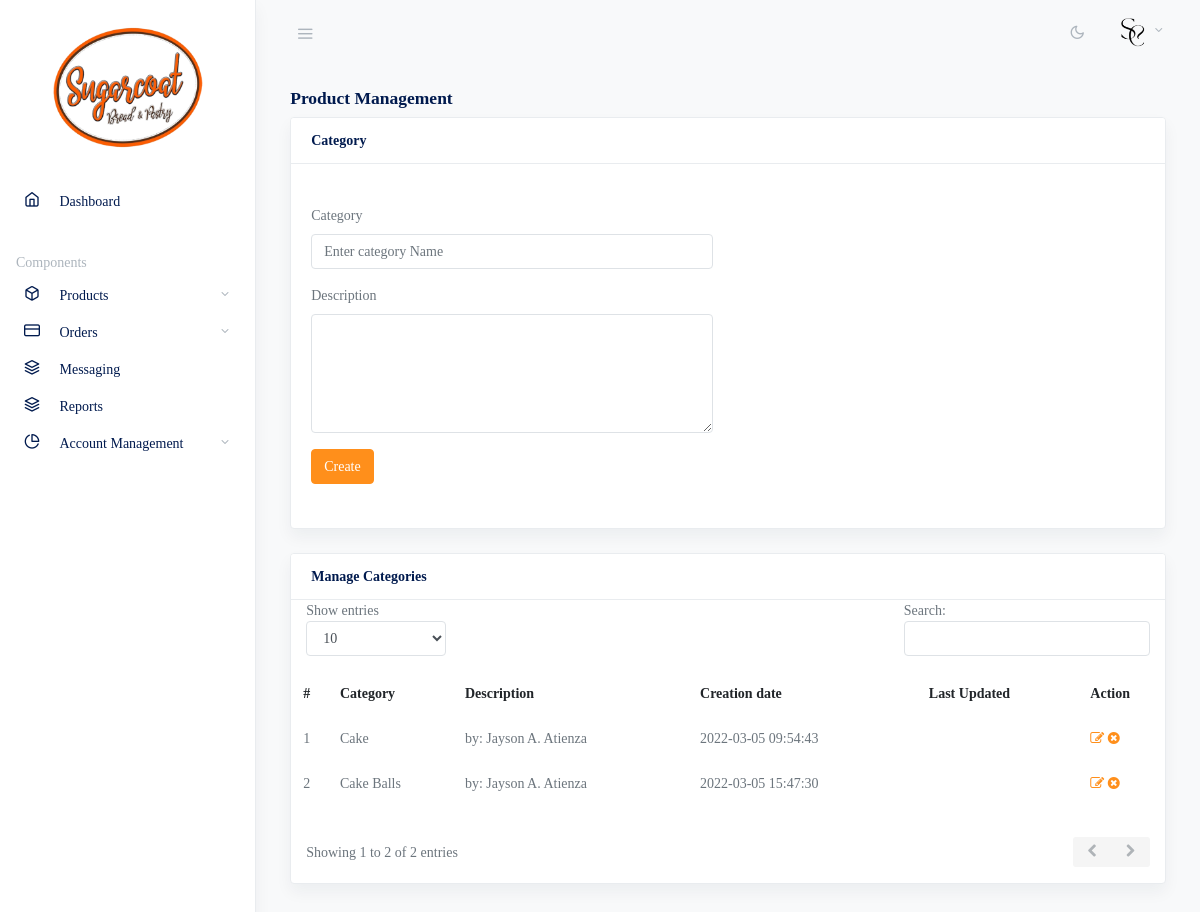
The app's page /admin/category.php (signed in) with its own data.
### tables this page shows
CREATE TABLE `category` (
  `category_id` int(11) NOT NULL,
  `categoryName` varchar(255) DEFAULT NULL,
  `categoryDescription` longtext DEFAULT NULL,
  `creationDate` timestamp NOT NULL DEFAULT current_timestamp(),
  `updationDate` varchar(255) DEFAULT NULL
);

### admin/category.php (the view, shortened to what this page needs)
<?php
include('include/config.php');
if(strlen($_SESSION['alogin'])==0)
	{
header('location:index.php');
}
else{
?>
<!doctype html>
<html lang="en">
  <head>
    <link rel="stylesheet" href="css/simplebar.css">
		<link type="text/css" href="images/icons/css/font-awesome.css" rel="stylesheet">
    <link rel="stylesheet" href="css/feather.css">
    <link rel="stylesheet" href="css/daterangepicker.css">
    <link rel="stylesheet" href="app-light.css" id="lightTheme">
    <link rel="stylesheet" href="app-dark.css" id="darkTheme" disabled>
  </head>
  <body class="vertical  light  ">
<?php include('include/header.php');?>
<?php include('include/sidebar.php');?>
	  <main role="main" class="main-content">
        <div class="container-fluid">
          <div class="row justify-content-center">
            <div class="col-12">
              <h2 class="h5 page-title">Product Management</h2>
              <div class="card shadow mb-4">
                <div class="card-header">
                  <strong class="card-title">Category</strong>
                </div>
                <div class="card-body">
									<br />
				<form name="Category" method="post" >
                  <div class="row">
                    <div class="col-md-6">
                      <div class="form-group mb-3">
                        <label for="simpleinput">Category</label>
                        <input type="text" placeholder="Enter category Name"  name="category" class="form-control" required>
                      </div>
                      <div class="form-group mb-3">
                        <label for="simpleinput">Description</label>
                        <textarea class="form-control"name="description" rows="5"></textarea>
                      </div>
					    <div class="form-group mb-3">
                         <button type="submit" name="submit" class="btn mb-2 btn-primary">Create</button>
                      </div>
                    </div>
                  </div>
				</form>
                </div>
              </div>
			            <div class="card shadow mb-4">
                <div class="card-header">
                  <strong class="card-title">Manage Categories</strong>
                </div>
	 <div class="module-body table">
								<table class="datatable-1  table table-borderless table-hover" id="DataTables">
									<thead>
										<tr>
											<th>#</th>
											<th>Category</th>
											<th>Description</th>
											<th>Creation date</th>
											<th>Last Updated</th>
											<th>Action</th>
										</tr>
									</thead>
									<tbody>
<?php $query=mysqli_query($con,"select * from category");
$cnt=1;
while($row=mysqli_fetch_array($query))
{
?>
										<tr>
											<td><?php echo htmlentities($cnt);?></td>
											<td><?php echo htmlentities($row['categoryName']);?></td>
											<td><?php echo htmlentities($row['categoryDescription']);?></td>
											<td> <?php echo htmlentities($row['creationDate']);?></td>
											<td><?php echo htmlentities($row['updationDate']);?></td>
											<td>
											<a href="edit-category.php?id=<?php echo $row['category_id']?>" ><i class="icon-edit"></i></a>
											<a href="category.php?id=<?php echo $row['category_id']?>&del=delete" onClick="return confirm('Are you sure you want to delete?')"><i class="icon-remove-sign"></i></a></td>
										</tr>
										<?php $cnt=$cnt+1; } ?>
								</table>
							</div>
              </div>
            </div>
          </div>
        </div>
      </main>
  </body>
  <?php } ?>
</html>

### records on screen
category: categoryName "Cake", categoryDescription "by: Jayson A. Atienza", creationDate "2022-03-05 09:54:43"
category: categoryName "Cake Balls", categoryDescription "by: Jayson A. Atienza", creationDate "2022-03-05 15:47:30"
